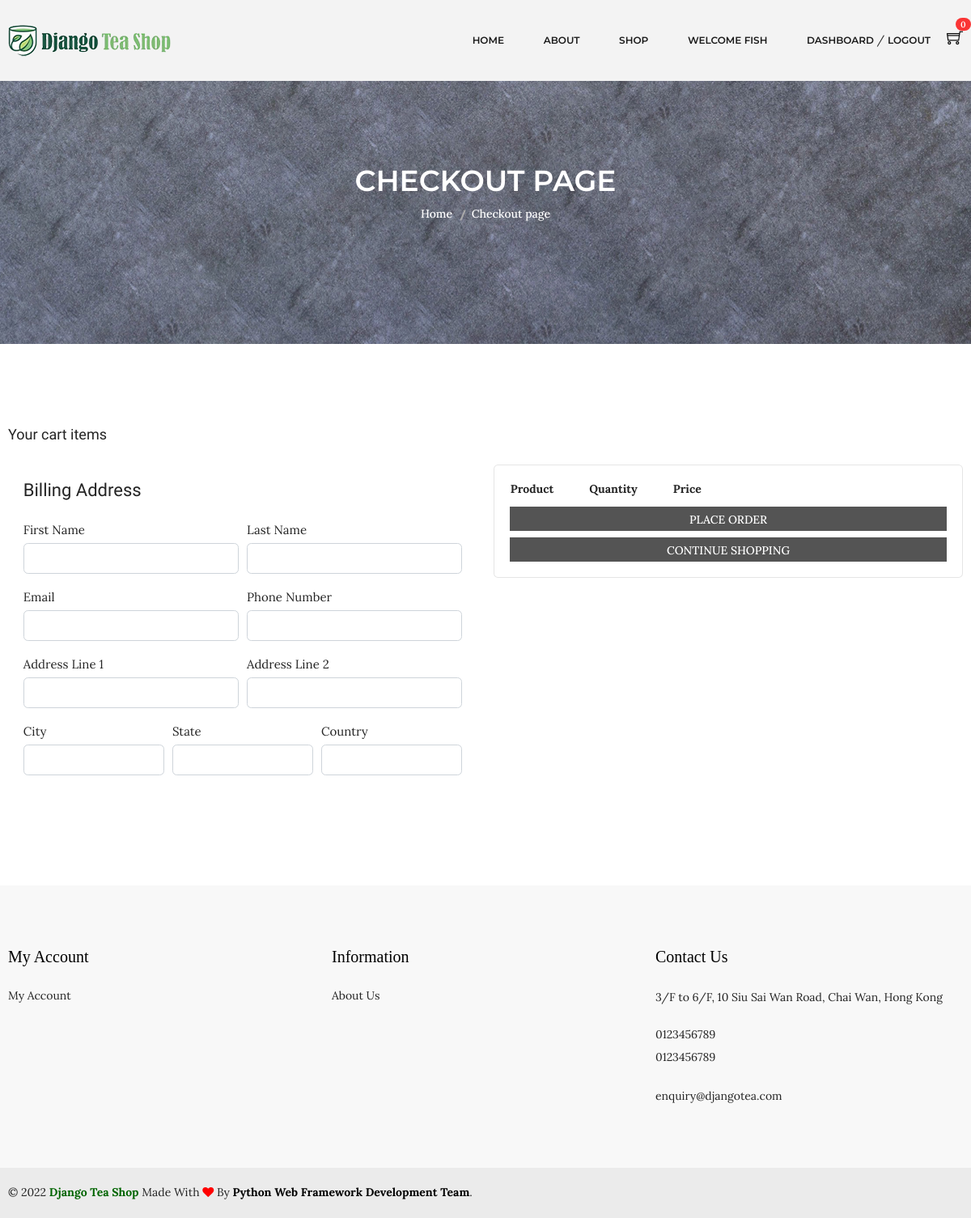
The app's page /cart/checkout/ (signed in), older data.
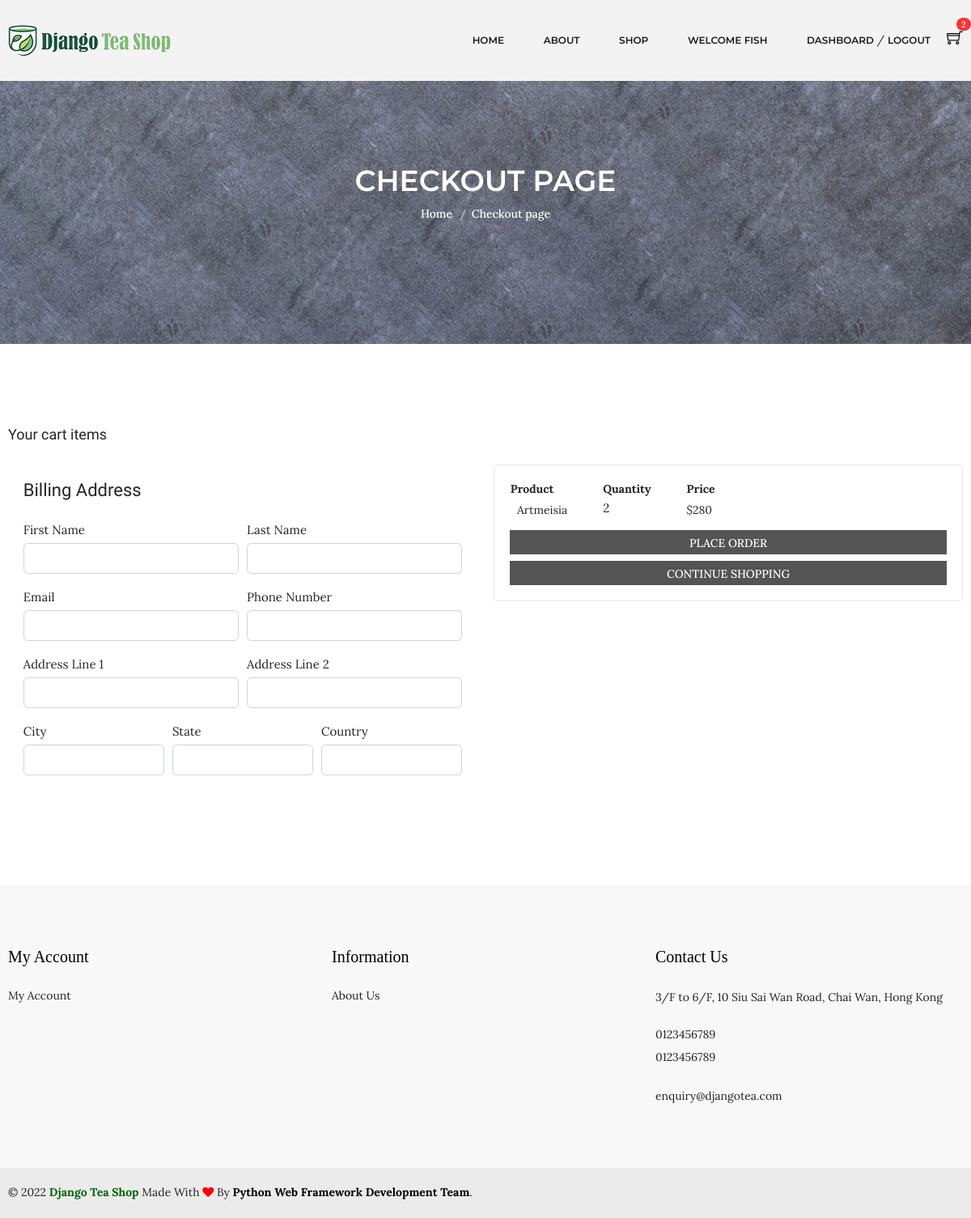
The same page, newer data.
### carts/models.py (models this page shows, shortened)
class CartItem(models.Model):
    user = models.ForeignKey(Account, on_delete=models.CASCADE, null=True)
    variations = models.ManyToManyField(Variation, blank=True)
    product = models.ForeignKey(Product, on_delete=models.CASCADE)
    cart = models.ForeignKey(Cart, on_delete=models.CASCADE, null=True)
    quantity = models.IntegerField()
    is_active = models.BooleanField(default=True)
    def sub_total(self):
        return self.product.discounted_price * self.quantity

### shop/models.py (models this page shows, shortened)
class Product(models.Model):
    tea_name = models.CharField(max_length=100, unique=True)
    tea_type = models.CharField(max_length=100)
    slug = models.SlugField(max_length=100, unique=True)
    origin = models.CharField(max_length=100)
    color = models.CharField(max_length=50, blank=True)
    aroma = models.CharField(max_length=100, blank=True)
    taste = models.CharField(max_length=100, blank=True)
    tea_nature  = models.CharField(max_length=100, blank=True)
    is_available = models.BooleanField(default=True)
    is_new = models.BooleanField(default=False)
    properties = models.TextField(max_length=300, blank=True)
    weight = models.IntegerField()
    original_price = models.IntegerField()
    discounted_price = models.IntegerField()
    discount_rate = models.IntegerField(blank=True)
    photo_1 = models.ImageField(upload_to='photos/%Y/%m/%d', blank=True)
    photo_1_t = models.ImageField(upload_to='photos/%Y/%m/%d', blank=True)
    photo_1_z = models.ImageField(upload_to='photos/%Y/%m/%d', blank=True)
    photo_2 = models.ImageField(upload_to='photos/%Y/%m/%d', blank=True)
    photo_2_t = models.ImageField(upload_to='photos/%Y/%m/%d', blank=True)
    photo_2_z = models.ImageField(upload_to='photos/%Y/%m/%d', blank=True)
    photo_3 = models.ImageField(upload_to='photos/%Y/%m/%d', blank=True)
    photo_3_t = models.ImageField(upload_to='photos/%Y/%m/%d', blank=True)
    photo_3_z = models.ImageField(upload_to='photos/%Y/%m/%d', blank=True)
    photo_4 = models.ImageField(upload_to='photos/%Y/%m/%d', blank=True)
    photo_4_t = models.ImageField(upload_to='photos/%Y/%m/%d', blank=True)
    photo_4_z = models.ImageField(upload_to='photos/%Y/%m/%d', blank=True)
    created_date = models.DateTimeField(default=datetime.now)
    modified_date = models.DateTimeField(default=datetime.now)
    stars = models.IntegerField()
    store = models.IntegerField()
    category = models.ForeignKey(Category, on_delete=models.CASCADE)
    def get_url(self):
        return reverse('product_detail', args=[self.category.slug, self.slug])

### carts/views.py (the view)
# urls.py: path('checkout/', views.checkout, name='checkout'),
@login_required(login_url='login')
def checkout(request, total=0, quantity=0, cart_items=None):
    try:
        grand_total = 0
        if request.user.is_authenticated:
            cart_items = CartItem.objects.filter(user=request.user, is_active=True)
        else:
            cart = Cart.objects.get(cart_id=_cart_id(request))
            cart_items = CartItem.objects.filter(cart=cart, is_active=True)
        for cart_item in cart_items:
            total += (cart_item.product.discounted_price * cart_item.quantity)
            quantity += cart_item.quantity
        grand_total = total
    except ObjectDoesNotExist:
        pass # just ignore
    context = {
        'total': total,
        'quantity': quantity,
        'cart_items': cart_items,
        'grand_total': grand_total,
    }
    return render(request, 'shop/checkout.html', context)

### carts/context_processors.py (called while the page is built)
def counter(request):
    cart_count = 0
    if 'admin' in request.path:
        return {}
    else:
        try:
            cart = Cart.objects.filter(cart_id=_cart_id(request))
            if request.user.is_authenticated:
                cart_items = CartItem.objects.all().filter(user=request.user)
            else:
                cart_items = CartItem.objects.all().filter(cart=cart[:1])
            for cart_item in cart_items:
                cart_count += cart_item.quantity
        except cart.DoesNotExist:
            cart_count = 0
    return dict(cart_count=cart_count)

### carts/views.py (called while the page is built)
def _cart_id(request):
    cart = request.session.session_key
    if not cart:
        cart = request.session.create()
    return cart

### category/context_processors.py (called while the page is built)
def menu_links(request):
    links = Category.objects.all()
    return dict(links=links)

### templates/shop/checkout.html (shortened to what this page needs)
{% extends 'base.html' %}
{% load static %}
{% block content %}
<div class="breadcrumb-area ptb-150" style="background-image: url(../../static/img/banner/banner.jpg)">
  <div class="container">
    <div class="breadcrumb-content text-center mt-50">
      <h3>CHECKOUT PAGE</h3>
      <ul>
        <li><a href="{% url 'index' %}">Home</a></li>
        <li class="active">Checkout page</li>
      </ul>
    </div>
  </div>
</div>
<div class="cart-main-area ptb-100">
  <div class="container">
    <h3 class="page-title">Your cart items</h3>
    <div class="row">
      <aside class="col-lg-6">
        <div class="card-body">
          <h4 class="card-title mb-4">Billing Address</h4>
          <form action="{% url 'place_order' %}" method="POST" style="background: transparent">
            <div class="form-row">
              <div class="col form-group">
                <label for="">First Name</label>
                <input type="text" name="first_name" class="form-control" required>
              </div>
              <div class="col form-group">
                <label for="">Last Name</label>
                <input type="text" name="last_name" class="form-control" required>
              </div>
            </div>
          <div class="form-row">
            <div class="col form-group">
              <label for="">Email</label>
              <input type="email" name="email" class="form-control" required>
            </div>
            <div class="col form-group">
              <label for="">Phone Number</label>
              <input type="text" name="phone" class="form-control" required>
            </div>
          </div>
        <div class="form-row">
          <div class="col form-group">
            <label for="">Address Line 1</label>
            <input type="text" name="address_line_1" class="form-control" required>
          </div>
          <div class="col form-group">
            <label for="">Address Line 2</label>
            <input type="text" name="address_line_2" class="form-control">
          </div>
        </div>
        <div class="form-row">
          <div class="col form-group">
            <label for="">City</label>
            <input type="text" name="city" class="form-control" required>
          </div>
          <div class="col form-group">
            <label for="">State</label>
            <input type="text" name="state" class="form-control" required>
          </div>
          <div class="col form-group">
            <label for="">Country</label>
            <input type="text" name="country" class="form-control" required>
          </div>
        </div>
      </aside>
      <aside class="col-lg-6">
        <div class="card">
          <div class="card-body">
            <table style="border: 0px; margin-bottom: 10px">
              <thead>
                <tr>
                  <th>Product&#x2003;&#x2003;&#x2003;</th>
                  <th>Quantity&#x2003;&#x2003;&#x2003;</th>
                  <th>Price</th>
                </tr>
              </thead>
              <tbody>
                {% for cart_item in cart_items %}
                <tr>
                  <td class="product-thumbnail">
                    <a href="{{ cart_item.product.get_url }}"
                      >{{ cart_item.product.tea_name }}&#x2003;&#x2003;&#x2003;</a
                    >
                  </td>
                  <td class="product-quantity">
                    <div class="input-group input-spinner">
                      <label for="">{{cart_item.quantity}}</label>
                    </div>
                  </td>
                  <td class="product-subtotal">${{ cart_item.sub_total }}</td>
                </tr>
                {% endfor %}
              </tbody>
            </table>
            <button type="submit" name="submit" class="btn btn-secondary btn-block">PLACE ORDER</button>
            <a href="{% url 'shop' %}" class="btn btn-secondary btn-block" style="text-align: center">CONTINUE SHOPPING</a>
        </div>
        </div>
      </aside>
    </div>
  </div>
</div>
{% endblock %}

### templates/partials/_navbar.html (shortened to what this page needs)
{% load static %}
<header class="header-area gray-bg clearfix fixed-top">
  <div class="header-bottom">
    <div class="container">
      <div class="row">
        <div class="col-lg-3 col-md-4 col-6">
          <div class="logo">
            <a href="{% url 'index' %}">
              <img alt="" src="{% static 'img/logo/logo.png' %}" />
            </a>
          </div>
        </div>
        <div class="col-lg-9 col-md-8 col-6">
          <div class="header-bottom-right">
            <div class="main-menu">
              <nav>
                <ul>
                  <li class="top-hover">
                    <a href="{% url 'index' %}">home</a>
                  </li>
                  <li><a href="{% url 'about' %}">about</a></li>
                  <li class="mega-menu-position top-hover">
                    <a href="{% url 'shop' %}">shop</a>
                  </li>
                  {% if user.id is None %}
                  <li class="top-hover">
                    <a href="{% url 'login' %}">login</a> / <a href="{% url 'register' %}">register</a>
                  </li>
                  {% else %}
                  <li><a href="#">Welcome {{ user.first_name }}</a></li>
                  <li class="top-hover">
                    <a href="{% url 'cart' %}">dashboard</a> / <a href="{% url 'logout' %}">logout</a>
                  </li>
                  {% endif %}
                </ul>
              </nav>
            </div>
            <div class="header-cart">
              <a href="{% url 'cart' %}" class="widget-header">
              <div class="cart-icon">
                <i class="ti-shopping-cart"></i>
              </div><span class="badge badge-pill badge-danger notify mt-25">{{cart_count}}</span>
            </a>
              </div>
            </div>
          </div>
        </div>
      </div>
    </div>
</header>

Row changes from the older to the newer data that the page shows:
added CartItem: product.tea_name "Artmeisia", quantity "2", sub_total "280"
Text that changed along with them:
{{ cart_count }}: "0" → "2"
